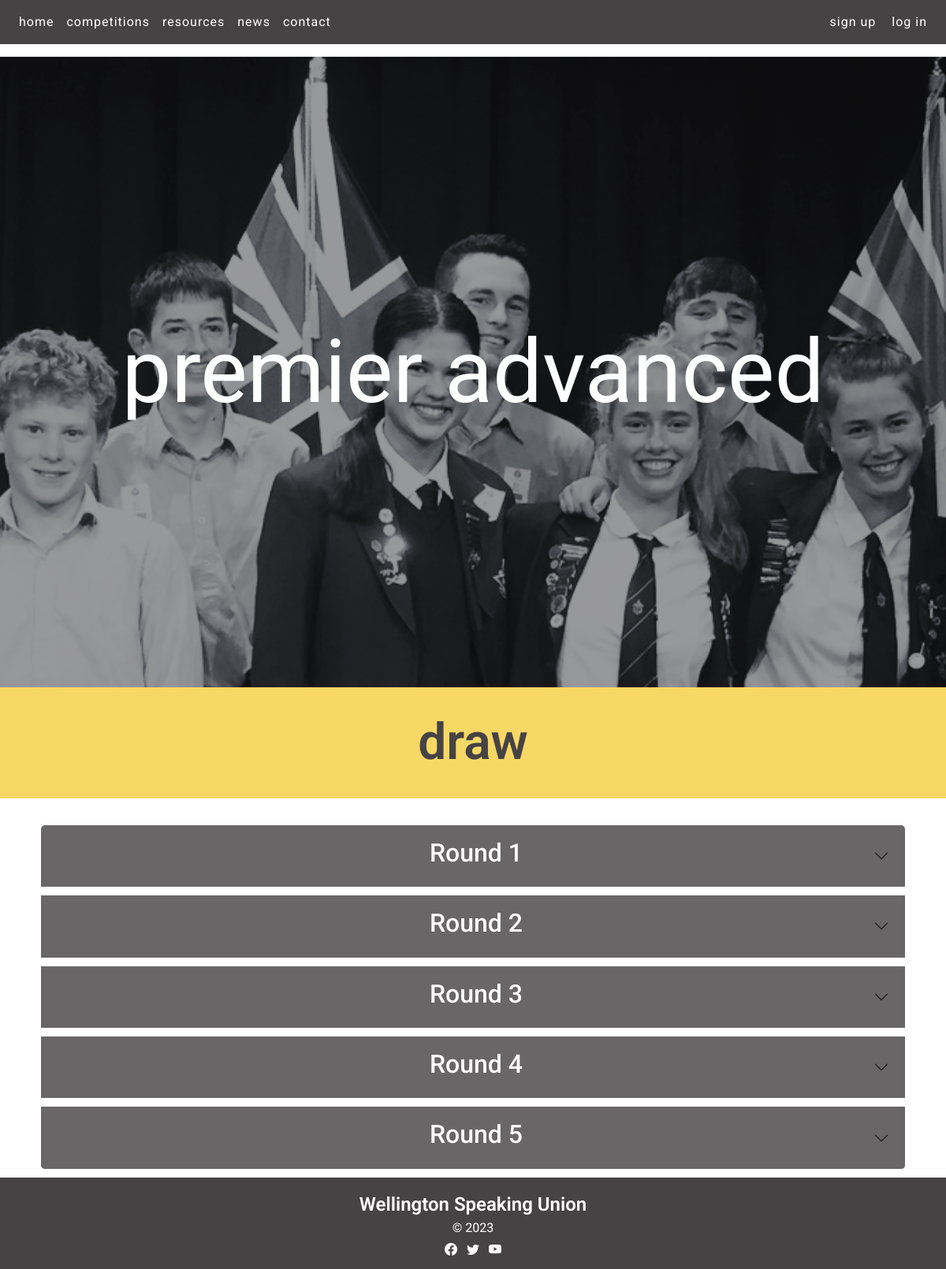
The page /draw?grade=Prem+A on the database its author committed.
### tables this page shows
CREATE TABLE draw(
    draw_id integer primary key autoincrement not null,
    grade text not null,
    round integer not null,
    affirming text not null,
    negating text not null,
    winner text
);

### server.py (the view)
@app.route ('/draw')
def draw():
    data = request.args
    if 'grade' not in data.keys():
        return render_template("error.html", message="No grade found")
    print(data)
    query_grade = data['grade']
    sql = """select draw_id, grade, round, affirming, negating, winner from draw where grade=?"""
    values_tuple = (query_grade,)
    result = run_search_query_tuples(sql,values_tuple,db_path,True)
    print(result)
    if result is None or len(result) == 0 :
        message = "No data for draw: {}".format(query_grade)
        return render_template("error.html", message=message)
    return render_template("draw.html", draw=result)

### db_functions.py (called while the page is built)
def run_search_query_tuples(sql_query, values_tuple, file_path, rowfactory=False):
    result = None
    try:
        db = sqlite3.connect(file_path)
        if rowfactory:
            db.row_factory = sqlite3.Row
        cursor = db.cursor()
        cursor.execute(sql_query, values_tuple)
        result = cursor.fetchall()
        cursor.close()
    except sqlite3.Error as error:
        print("Error running search query tuples: {}".format(error))
        return None
    db.close()
    if result is None:
        print("No search values were found")
    return result

### templates/draw.html (shortened to what this page needs)
{% extends "layout.html" %}
{% block content %}
<section class="parallax-container parallax1">
    <h1>premier advanced</h1>
</section>
<h1 class="aboutus-heading"> draw </h1>
<br>
<div class="container-lg">
<div class="accordion" id="AccordionFlushPremA">
{% set ns=namespace(round="") %}
  {% for row in draw %}
    {% if row['round'] != ns.round %}
      {% set ns.round=row['round'] %}
        {% if loop.index0 != 0 %}
        </div>
        {% endif %}
        <div class="accordion-item">
        <h2 class="accordion-header" id="panel-{{loop.index0}}">
        <button class="accordion-button collapsed ps-5" type="button" data-bs-toggle="collapse" data-bs-target="#Open-{{ loop.index0 }}">
        <h2 class="text-center w-100"> {{ns.round}} </h2>
        </button>
        </h2>
    {% endif %}
    {% endfor %}
        </div>
</div>
</div>
{% endblock %}

### static/styles.css (style rules this page uses)
:root { --brand-black: rgb(27,27,28); --brand-dark-gray: rgb(70,67,68); --brand-light-gray: rgb(104,102,103); --brand-yellow: rgb(248,216,101); --brand-white: rgb(255,255,255); }
.parallax-container { background-attachment: fixed; background-position: top; background-size: cover; min-height: 100vh; display: flex; flex-direction: column; align-items: center; justify-content: center; }
.parallax-container h1:first-child { font-size: 7em; text-align:center; font-weight:400; margin:auto; color: var(--brand-white); padding: 0.5em; position: absolute; }
.parallax1 { background-image: url("images/Parallax1.png"); }
body { font-family: 'Roboto', serif; font-size: 100%; background-color: var(--brand-white); margin: 0; }
.aboutus-heading { font-size: 4em; text-align: center; font-weight:600; margin: 0; color: var(--brand-dark-gray); padding: 0.5em 0 0.5em 0; background-color:var(--brand-yellow) }
.accordion { --bs-accordion-bg:var(--brand-light-gray); --bs-accordion-btn-focus-border-color:var(--brand-dark-gray); --bs-accordion-active-color:var(--brand-white); --bs-accordion-active-bg:var(--brand-white); --bs-accordion-border-width:10px; }
.accordion-item { background-color:var(--brand-white); border: var(--bs-accordion-border-width) solid var(--brand-white); }
.accordion-button { border-bottom: 1px solid white; font-size: 2em; color:white; }

### rows shown on the page
draw: round "Round 1"
draw: round "Round 2"
draw: round "Round 3"
draw: round "Round 4"
draw: round "Round 5"
